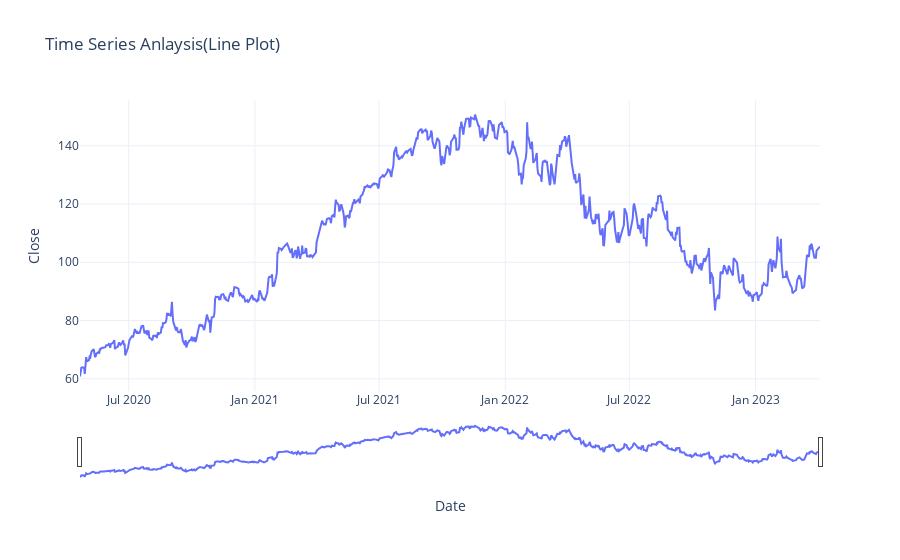

Write notebook code for a chart like this one.
### Code cell
figure = px.line(df, x= df.index,
                 y = "Close",
                 title = "Time Series Anlaysis(Line Plot)")
figure.update_xaxes(rangeslider_visible = True)
figure.show()

### Figure 1 — Plotly figure (JSON) as saved in the notebook; plotly's stock layout.template omitted (floating-point values rounded to 4 significant figures; data arrays with more than 128 entries replaced by an {"elided": "..."} marker saying what was removed)
{"data": [{"hovertemplate": "Date=%{x}<br>Close=%{y}<extra></extra>", "legendgroup": "", "line": {"color": "#636efa", "dash": "solid"}, "marker": {"symbol": "circle"}, "mode": "lines", "name": "", "orientation": "v", "showlegend": false, "type": "scatter", "x": {"elided": "746 str values"}, "xaxis": "x", "y": {"elided": "746 float values"}, "yaxis": "y"}], "layout": {"legend": {"tracegroupgap": 0}, "title": {"text": "Time Series Anlaysis(Line Plot)"}, "xaxis": {"anchor": "y", "domain": [0, 1], "rangeslider": {"visible": true}, "title": {"text": "Date"}}, "yaxis": {"anchor": "x", "domain": [0, 1], "title": {"text": "Close"}}}}
